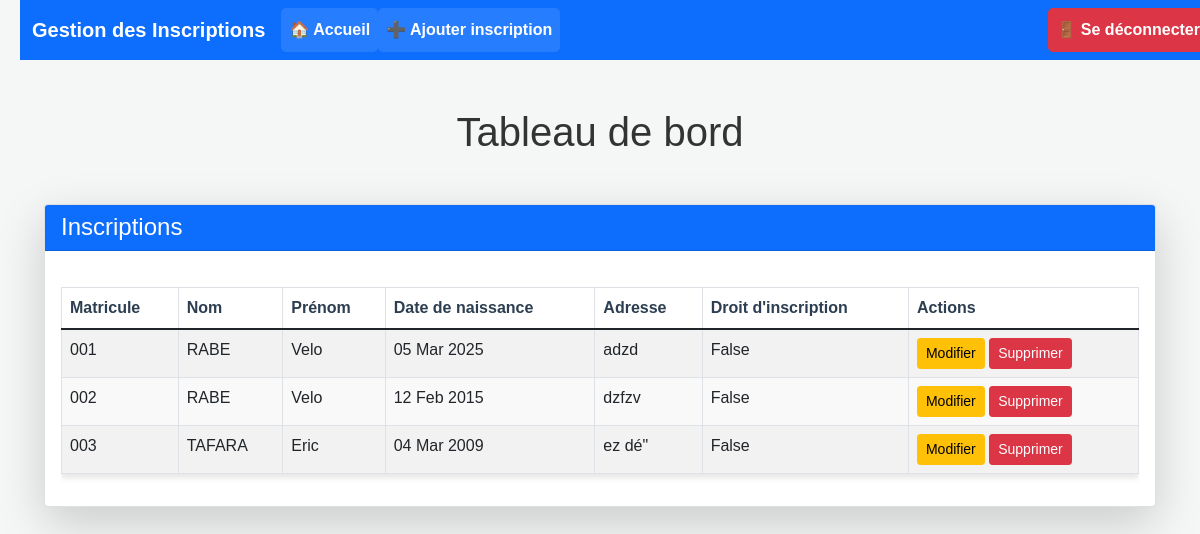
The page /dashboard_user/ (signed in) on the database as committed earlier.
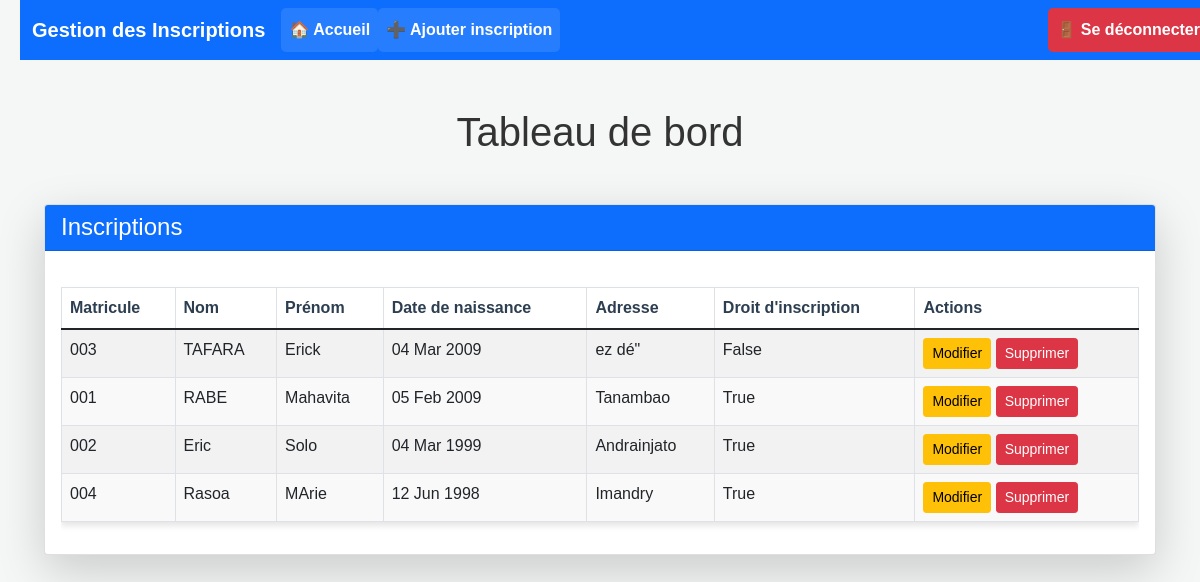
The same page on the database as committed later.
### inscriptions/models.py (models this page shows, shortened)
class Inscription(models.Model):
    matricule = models.CharField(max_length=20, unique=True)
    nom = models.CharField(max_length=100)
    prenom = models.CharField(max_length=100)
    date_naissance = models.DateField()
    adresse = models.TextField(blank=True, null=True)
    droit_inscription = models.BooleanField(default=True)  # Valeur par défaut
    utilisateur = models.ForeignKey(User, on_delete=models.CASCADE)
    class Meta:
        verbose_name = 'Inscription'
        verbose_name_plural = 'Inscriptions'

### inscriptions/views.py (the view)
# urls.py: path('dashboard_user/', inscriptions_views.dashboard_user, name='dashboard_user'),
@login_required
def dashboard_user(request):
    inscriptions = Inscription.objects.all()
    return render(request, 'dashboard_user.html', {'inscriptions': inscriptions})

### templates/dashboard_user.html (shortened to what this page needs)
{% extends 'base.html' %}
{% block content %}
    <div class="container-fluid my-5">
        <h1 class="text-center mb-5">Tableau de bord</h1>
        <div class="row g-4">
            <div class="col-12">
                <div class="card shadow-lg">
                    <div class="card-header bg-primary text-white">
                        <h4 class="mb-0">Inscriptions</h4>
                    </div>
                    <div class="card-body">
                        <div class="table-responsive w-100">
                            <table class="table table-striped table-bordered text-center w-100">
                                <thead>
                                    <tr>
                                        <th>Matricule</th>
                                        <th>Nom</th>
                                        <th>Prénom</th>
                                        <th>Date de naissance</th>
                                        <th>Adresse</th>
                                        <th>Droit d'inscription</th>
                                        <th>Actions</th>
                                    </tr>
                                </thead>
                                <tbody>
                                    {% for inscription in inscriptions %}
                                        <tr>
                                            <td>{{ inscription.matricule }}</td>
                                            <td>{{ inscription.nom }}</td>
                                            <td>{{ inscription.prenom }}</td>
                                            <td>{{ inscription.date_naissance|date:"d M Y" }}</td>
                                            <td>{{ inscription.adresse }}</td>
                                            <td>{{ inscription.droit_inscription }}</td>
                                            <td>
                                                <a href="{% url 'modifier_inscription' inscription.id %}" class="btn btn-warning btn-sm">Modifier</a>
                                                <a href="{% url 'confirm_delete' inscription.id %}" class="btn btn-danger btn-sm">Supprimer</a>
                                            </td>
                                        </tr>
                                    {% endfor %}
                                </tbody>
                            </table>
                        </div>
                    </div>
                </div>
            </div>
        </div>
    </div>
{% endblock %}

Rows that differ between the two databases and show on the page:
removed Inscription: matricule "001", nom "RABE", prenom "Velo", date_naissance "05 Mar 2025", adresse "adzd", droit_inscription "False"
removed Inscription: matricule "002", nom "RABE", prenom "Velo", date_naissance "12 Feb 2015", adresse "dzfzv", droit_inscription "False"
changed Inscription "TAFARA": prenom "Eric" → "Erick"
added Inscription: matricule "001", nom "RABE", prenom "Mahavita", date_naissance "05 Feb 2009", adresse "Tanambao", droit_inscription "True"
added Inscription: matricule "002", nom "Eric", prenom "Solo", date_naissance "04 Mar 1999", adresse "Andrainjato", droit_inscription "True"
added Inscription: matricule "004", nom "Rasoa", prenom "MArie", date_naissance "12 Jun 1998", adresse "Imandry", droit_inscription "True"
